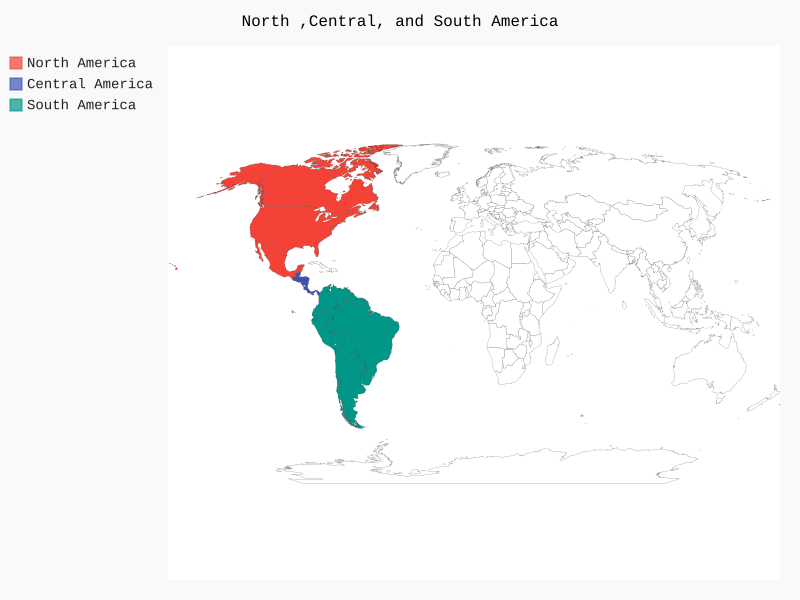

Reproduce this figure in Python.
import pygal

wm = pygal.maps.world.World()
wm.title = 'North ,Central, and South America'

wm.add('North America', ['ca', 'mx', 'us'])
wm.add('Central America', ['bz', 'cr', 'gt', 'hn', 'ni', 'pa', 'sv'])
wm.add('South America', ['ar', 'bo', 'br', 'cl', 'co', 'ec', 'gf', 'gy', 'pe',
    'py', 'sr', 'uy', 've'])
wm.render_to_file('americas.svg')
